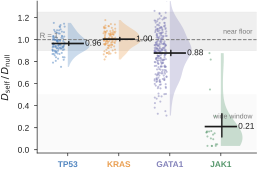

This figure's Python source:
"""Figure 3c (hero) - Per-variant split-half ratios define gene-specific regimes.

Data-direct. Source: results/second_probe_rankability_table.csv via the canonical
native-depth aggregation (fig3_data.native_rankability), verified to reproduce
canonical_numbers.json; the aggregate mean + 95% bootstrap CI overlay comes from
results/bootstrap_CIs.json. Per-gene D_self/D_null (mean, CI):
  TP53 0.96 (0.95-0.98), KRAS 1.00 (0.99-1.02), GATA1 0.88 (0.86-0.90), JAK1 0.21 (0.12-0.33).
Message: replicate noise approaches the variant signal for TP53/KRAS/GATA1 but not JAK1.

Run:  python fig3c_ratio.py   ->  fig3c_ratio.pdf (+ .png)
"""
from __future__ import annotations

import numpy as np

import fig3_data as D
import nm_style as S

RNG = np.random.default_rng(0)


def main() -> None:
    S.apply_rcparams()
    ci = D.dself_dnull_ci()

    fig, ax = S.panel(72, 50)

    # soft, annotation-only regime bands (NOT hard thresholds)
    ax.axhspan(0.90, 1.25, color="#E4E4E4", alpha=0.6, zorder=0)   # near floor (neutral grey; not a gene hue)
    ax.axhspan(0.0, 0.50, color="#F7F7F7", alpha=0.6, zorder=0)    # wide window (faint neutral)
    ax.text(3.62, 1.07, "near floor", fontsize=5, color=S.GREY, ha="right", va="center")
    ax.text(3.62, 0.30, "wide window", fontsize=5, color=S.GREY, ha="right", va="center")

    for i, gene in enumerate(S.GENE_ORDER):
        r = D.native_rankability(gene)["ratio"].to_numpy()
        r = r[np.isfinite(r)]
        color = S.GENE_COLORS[gene]

        parts = ax.violinplot(r, positions=[i], widths=0.85, showextrema=False)
        for b in parts["bodies"]:
            v = b.get_paths()[0].vertices
            v[:, 0] = np.clip(v[:, 0], i, np.inf)   # right half only
            b.set_facecolor(color); b.set_edgecolor("none"); b.set_alpha(0.30)

        jit = i - 0.06 - RNG.uniform(0, 0.24, size=r.size)
        ax.scatter(jit, r, s=2.2, color=color, alpha=0.5, linewidths=0, zorder=3)

        # canonical mean + 95% bootstrap CI (quoted values)
        m, lo, hi = ci[gene]["mean"], ci[gene]["lo"], ci[gene]["hi"]
        ax.plot([i + 0.02, i + 0.02], [lo, hi], color=S.INK, lw=1.0, zorder=5,
                solid_capstyle="round")
        ax.plot([i - 0.30, i + 0.30], [m, m], color=S.INK, lw=1.2, zorder=6)
        ax.text(i + 0.34, m, f"{m:.2f}", fontsize=6, va="center", color=S.INK)

    ax.axhline(1.0, color=S.GREY, ls="--", lw=0.7, zorder=1)
    ax.text(-0.55, 1.0, "R = 1", fontsize=5.5, color=S.GREY, va="bottom", ha="left")
    ax.set_xticks(range(4))
    ax.set_xticklabels(S.GENE_ORDER)
    for t, g in zip(ax.get_xticklabels(), S.GENE_ORDER):
        t.set_color(S.GENE_COLORS[g]); t.set_fontweight("bold")
    ax.set_xlim(-0.6, 3.7)
    ax.set_ylim(-0.03, 1.35)
    ax.set_ylabel(r"$D_\mathrm{self}\,/\,D_\mathrm{null}$")
    S.despine(ax)
    ax.tick_params(length=2.2)

    S.save(fig, "fig3c_ratio")
    for g in S.GENE_ORDER:
        n = D.native_rankability(g)
        print(f"{g:6} n={len(n):3d} ratio mean={n['ratio'].mean():.3f} "
              f"CI[{ci[g]['lo']:.3f},{ci[g]['hi']:.3f}]")


if __name__ == "__main__":
    main()
